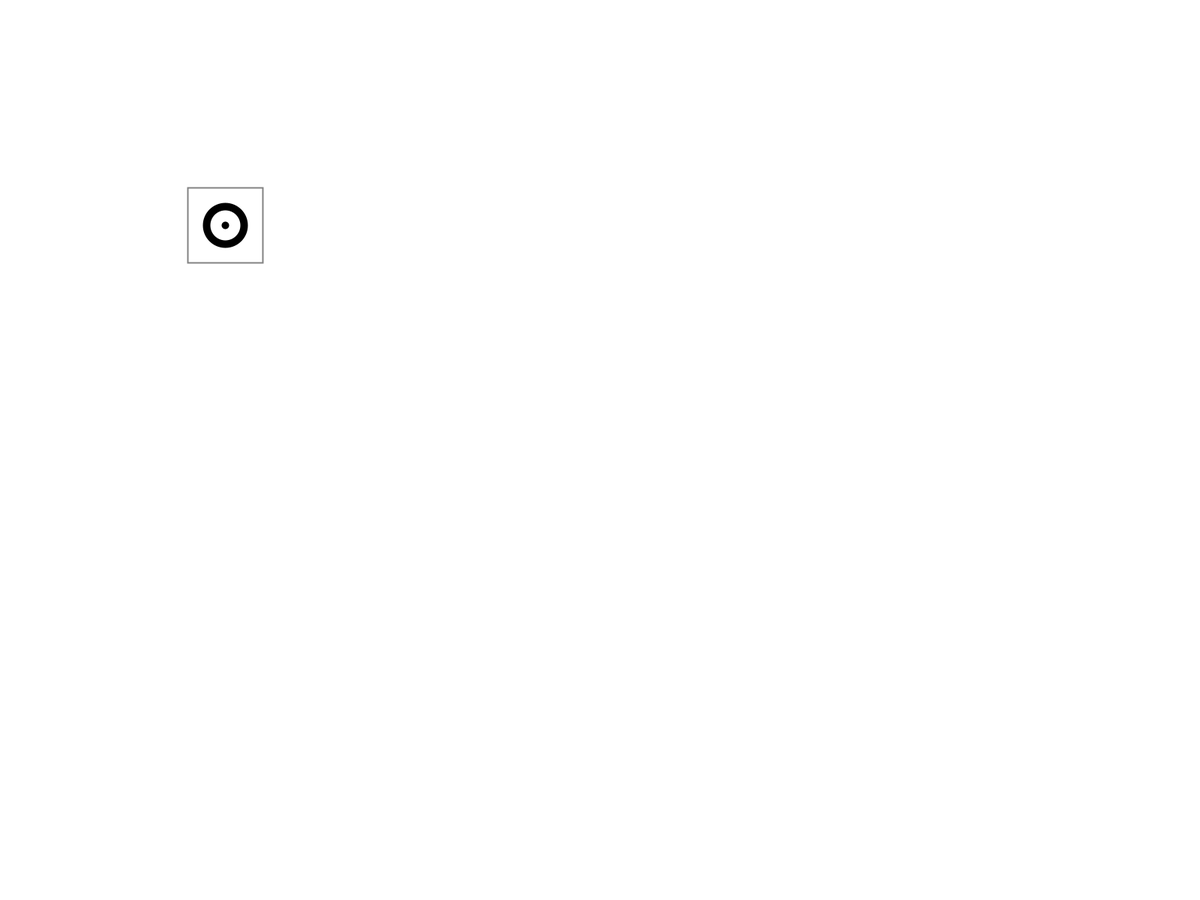
Frame 1 (no input)
Frame 60 (the mouse pressed at the canvas centre just before this capture): identical to frame 1, image omitted
Frame 120 (the mouse held since frame 60 and released just before this capture): identical to frame 1, image omitted

The Processing sketch that drew this single still picture (run headless with seeded random() and noise(); from frame 60 on, the mouse is pressed at the canvas centre):

// Processing sketch: point_moving_away
// ── point_moving_away.pde
int x = 300;
int y = 300;
int speed = 10; // I wonder what this does dumbass
int won = 0;

void setup() {
  fullScreen();
  rectMode(CENTER);
  textSize(20);
}

void draw() {
  println(won);
  
  background(255);
  
  stroke(0,0,0,125);
  strokeWeight(2);
  rect(x,y,100,100);
  
  stroke(0,0,0,255);
  strokeWeight(10);
  ellipse(x,y,50,50);
  point(x,y);         //makes it look E P I C C
  
  if (mouseX > x && mouseX < x + 50 && mouseY - y < 51 && mouseY - y > -51) {    //sets parametres for the area the point should start to move
    x = x - speed;
  }
  if (mouseX < x && mouseX > x - 50 && mouseY - y < 51 && mouseY - y > -51) {
    x = x + speed;
  }                                                                                  
  if (mouseY > y && mouseY < y + 50 && mouseX - x < 51 && mouseX - x > -51) {
    y = y - speed;
  }
  if (mouseY < y && mouseY > y - 50 && mouseX - x < 51 && mouseX - x > -51) {
    y = y + speed;
  }
  if ( key == TAB) {    // resets point
    x = width/2;
    y = height/2;
  }
  if (mouseX == x && mouseY == y) {    // sets win condition
    won = 1;
  }
  if (won == 1) {
    fill(0);
    text("HOW?!",width/2,height/4);
    fill(255);
  }
}
